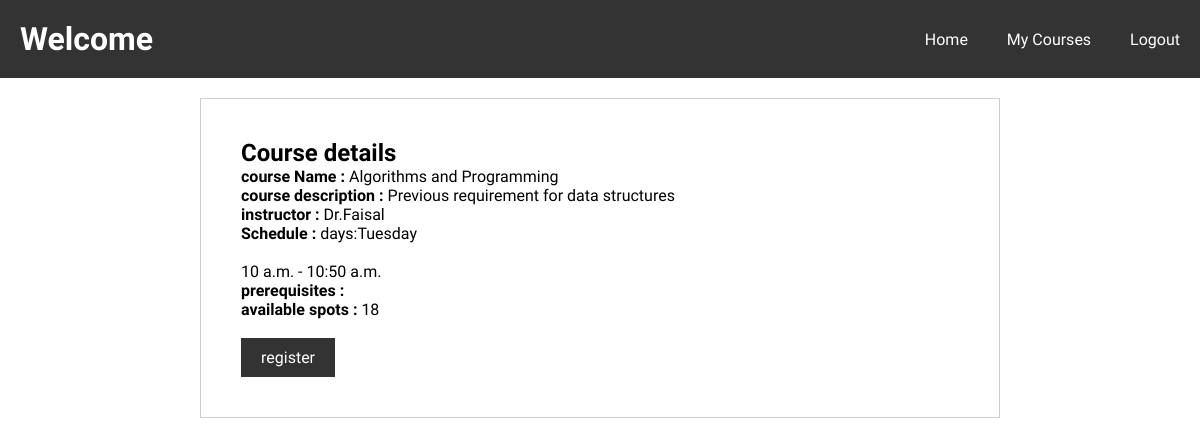
Page /courseDetails/1211 (signed in) on the committed database.
### djangoweb/models.py (models this page shows)
class Courses(models.Model):
    code = models.CharField(primary_key=True, max_length=10)
    name = models.CharField(max_length=100)
    description = models.CharField(max_length=255)
    prerequisites = models.ManyToManyField('self', through=CoursePrerequisite, symmetrical=False, related_name='related_to')
    instructor = models.CharField(max_length=30, default='')
    capacity = models.IntegerField(default=0)
    schedule_id = models.ForeignKey(CourseSchedules, on_delete=models.CASCADE, null=True)

class CourseSchedules(models.Model):
    id = models.IntegerField(primary_key=True)
    days = models.CharField(max_length=100)
    start_time = models.TimeField()
    end_time = models.TimeField()
    room_no = models.CharField(max_length=5)

### djangoweb/views.py (the view)
# urls.py: path('courseDetails/<int:pk>', views.courseDetails),
@login_required(login_url='/login')
def courseDetails(request, pk):
    course = Courses.objects.filter(code=pk).first()
    student = Students.objects.filter(user=request.user).first()
    course_student_count = studentsReg.objects.filter(course_id=course).count()
    return render(request, 'webapp/courseDetails.html', {'course': course, 'prerequieits': course.prerequisites.all(), 'spots':course.capacity - course_student_count })

### djangoweb/templates/webapp/courseDetails.html (shortened to what this page needs)
<!DOCTYPE html>
<html lang="ar">
<head>
    {%load static%}
    <link rel="stylesheet" href="{%static 'css/course.css'%}">
    <link rel="stylesheet" href="{% static 'css/index.css'%}">
</head>
<body>
    {% include 'webapp/header.html' %}
    <div class="course-details-container">
        <div class="course-details">
            <h2>Course details</h2>
            <p><strong>course Name : </strong>{{course.name}}</p>
            <p><strong>course description : </strong>{{course.description}}</p>
            <p><strong>instructor : </strong>{{course.instructor}}</p>
            <p><strong>Schedule : </strong>days:{{course.schedule_id.days}}  <br><br>
                {{course.schedule_id.start_time}} - {{course.schedule_id.end_time}}</p>
            <p ><strong>prerequisites : </strong>
                </p>
            <p><strong>available spots : </strong>{{spots}}</p>
            <br>
            <a href="/select-course/{{course.code}}" class="register-button">register</a>
        </div>
    </div>
</body>
</html>

### djangoweb/static/css/course.css (style rules this page uses)
body { font-family: Arial, sans-serif; margin: 0; padding: 0; }
.course-details-container { max-width: 800px; margin: 20px auto; padding: 20px; border: 1px solid #ccc; }
.course-details { padding: 20px; }
.course-details h2 { margin-top: 0; }
.course-details p { margin-bottom: 0; }
.register-button { display: inline-block; padding: 10px 20px; background-color: #333; color: #fff; text-decoration: none; border: none; cursor: pointer; transition: background-color 0.3s; }

### djangoweb/static/css/index.css (style rules this page uses)
* { font-family: "Poetsen One", sans-serif; margin: 0; padding: 0; box-sizing: border-box; }

### rows in the picture
Courses: name "Algorithms and Programming", description "Previous requirement for data structures", instructor "Dr.Faisal", schedule_id.days "Tuesday", schedule_id.start_time "10 a.m.", schedule_id.end_time "10:50 a.m."

### other values in the picture
{{ spots }} "18"
